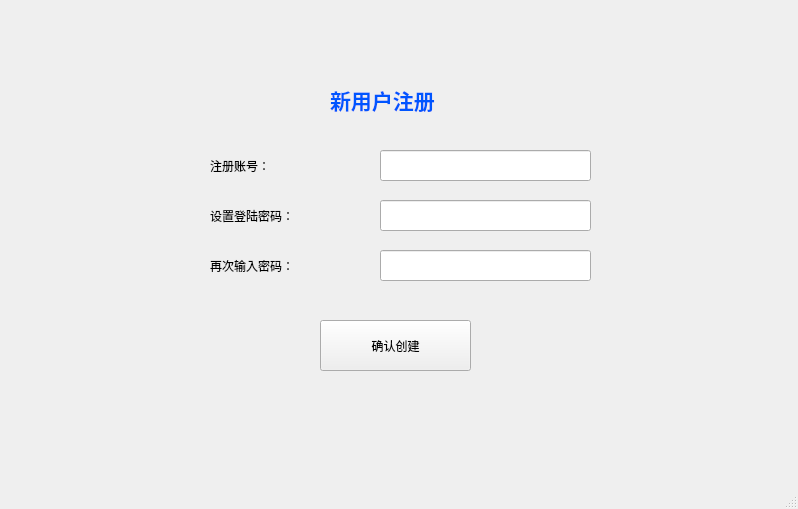
<?xml version="1.0" encoding="UTF-8"?>
<ui version="4.0">
 <class>MainWindow</class>
 <widget class="QMainWindow" name="MainWindow">
  <property name="geometry">
   <rect>
    <x>0</x>
    <y>0</y>
    <width>798</width>
    <height>509</height>
   </rect>
  </property>
  <property name="windowTitle">
   <string>MainWindow</string>
  </property>
  <widget class="QWidget" name="centralwidget">
   <widget class="QLabel" name="label">
    <property name="geometry">
     <rect>
      <x>330</x>
      <y>80</y>
      <width>161</width>
      <height>41</height>
     </rect>
    </property>
    <property name="text">
     <string>&lt;html&gt;&lt;head/&gt;&lt;body&gt;&lt;p&gt;&lt;span style=&quot; font-size:16pt; font-weight:600; color:#0055ff;&quot;&gt;新用户注册&lt;/span&gt;&lt;/p&gt;&lt;/body&gt;&lt;/html&gt;</string>
    </property>
   </widget>
   <widget class="QLabel" name="label_2">
    <property name="geometry">
     <rect>
      <x>210</x>
      <y>155</y>
      <width>131</width>
      <height>21</height>
     </rect>
    </property>
    <property name="text">
     <string>注册账号：</string>
    </property>
   </widget>
   <widget class="QLabel" name="label_3">
    <property name="geometry">
     <rect>
      <x>210</x>
      <y>205</y>
      <width>131</width>
      <height>21</height>
     </rect>
    </property>
    <property name="text">
     <string>设置登陆密码：</string>
    </property>
   </widget>
   <widget class="QLabel" name="label_4">
    <property name="geometry">
     <rect>
      <x>210</x>
      <y>255</y>
      <width>131</width>
      <height>21</height>
     </rect>
    </property>
    <property name="text">
     <string>再次输入密码：</string>
    </property>
   </widget>
   <widget class="QLineEdit" name="lineEdit">
    <property name="geometry">
     <rect>
      <x>380</x>
      <y>150</y>
      <width>211</width>
      <height>31</height>
     </rect>
    </property>
   </widget>
   <widget class="QLineEdit" name="lineEdit_2">
    <property name="geometry">
     <rect>
      <x>380</x>
      <y>200</y>
      <width>211</width>
      <height>31</height>
     </rect>
    </property>
   </widget>
   <widget class="QLineEdit" name="lineEdit_3">
    <property name="geometry">
     <rect>
      <x>380</x>
      <y>250</y>
      <width>211</width>
      <height>31</height>
     </rect>
    </property>
   </widget>
   <widget class="QPushButton" name="pushButton">
    <property name="geometry">
     <rect>
      <x>320</x>
      <y>320</y>
      <width>151</width>
      <height>51</height>
     </rect>
    </property>
    <property name="text">
     <string>确认创建</string>
    </property>
   </widget>
  </widget>
  <widget class="QMenuBar" name="menubar">
   <property name="geometry">
    <rect>
     <x>0</x>
     <y>0</y>
     <width>798</width>
     <height>26</height>
    </rect>
   </property>
  </widget>
  <widget class="QStatusBar" name="statusbar"/>
 </widget>
 <resources/>
 <connections/>
</ui>
